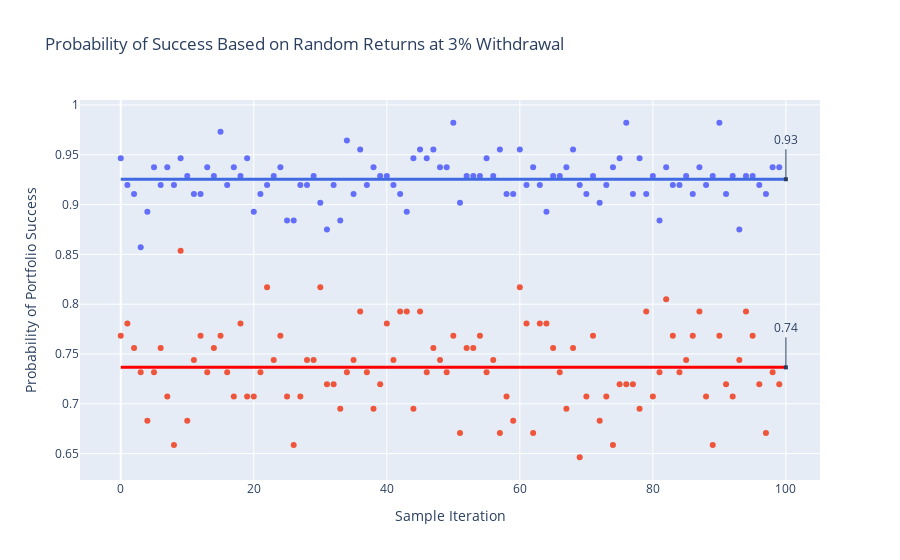

The notebook cell this image was saved under:
### Code cell
fig = go.Figure()
fig.add_trace(go.Scatter(x=np.arange(100), y=prob_rand_30_3, mode='markers', name='30-yr random'))
fig.add_trace(go.Scatter(x=np.arange(100), y=prob_rand_60_3, mode='markers', name='60-yr random'))
fig.add_shape(
        go.layout.Shape(type="line", x0=0, y0=mean(prob_rand_30_3), x1=100, y1=mean(prob_rand_30_3), line=dict(
                color="RoyalBlue",
                width=3
            )))
fig.add_shape(
        go.layout.Shape(type="line", x0=0, y0=mean(prob_rand_60_3), x1=100, y1=mean(prob_rand_60_3), line=dict(
                color="Red",
                width=3
            )))
fig.update_layout(
    showlegend=False,
    annotations=[
        go.layout.Annotation(
            x=100,
            y=mean(prob_rand_30_3),
            xref="x",
            yref="y",
            text=round(mean(prob_rand_30_3),2),
            showarrow=True,
            arrowhead=7,
            ax=0,
            ay=-40
        ),
        go.layout.Annotation(
            x=100,
            y=mean(prob_rand_60_3),
            xref="x",
            yref="y",
            text=round(mean(prob_rand_60_3),2),
            showarrow=True,
            arrowhead=7,
            ax=0,
            ay=-40
        )
    ]
)
fig.update_layout(title='Probability of Success Based on Random Returns at 3% Withdrawal',
                   xaxis_title='Sample Iteration',
                   yaxis_title='Probability of Portfolio Success')
fig.show()
fig.write_image('images/portfolio_success_random_3pct.png')

### Figure 1 — Plotly figure (JSON) as saved in the notebook; plotly's stock layout.template omitted (floating-point values rounded to 4 significant figures)
{"data": [{"mode": "markers", "name": "30-yr random", "type": "scatter", "x": [0, 1, 2, 3, 4, 5, 6, 7, 8, 9, 10, 11, 12, 13, 14, 15, 16, 17, 18, 19, 20, 21, 22, 23, 24, 25, 26, 27, 28, 29, 30, 31, 32, 33, 34, 35, 36, 37, 38, 39, 40, 41, 42, 43, 44, 45, 46, 47, 48, 49, 50, 51, 52, 53, 54, 55, 56, 57, 58, 59, 60, 61, 62, 63, 64, 65, 66, 67, 68, 69, 70, 71, 72, 73, 74, 75, 76, 77, 78, 79, 80, 81, 82, 83, 84, 85, 86, 87, 88, 89, 90, 91, 92, 93, 94, 95, 96, 97, 98, 99], "y": [0.9464, 0.9196, 0.9107, 0.8571, 0.8929, 0.9375, 0.9196, 0.9375, 0.9196, 0.9464, 0.9286, 0.9107, 0.9107, 0.9375, 0.9286, 0.9732, 0.9196, 0.9375, 0.9286, 0.9464, 0.8929, 0.9107, 0.9196, 0.9286, 0.9375, 0.8839, 0.8839, 0.9196, 0.9196, 0.9286, 0.9018, 0.875, 0.9196, 0.8839, 0.9643, 0.9107, 0.9554, 0.9196, 0.9375, 0.9286, 0.9286, 0.9196, 0.9107, 0.8929, 0.9464, 0.9554, 0.9464, 0.9554, 0.9375, 0.9375, 0.9821, 0.9018, 0.9286, 0.9286, 0.9286, 0.9464, 0.9286, 0.9554, 0.9107, 0.9107, 0.9554, 0.9196, 0.9375, 0.9196, 0.8929, 0.9286, 0.9286, 0.9375, 0.9554, 0.9196, 0.9107, 0.9286, 0.9018, 0.9196, 0.9375, 0.9464, 0.9821, 0.9107, 0.9464, 0.9107, 0.9286, 0.8839, 0.9375, 0.9196, 0.9196, 0.9286, 0.9107, 0.9375, 0.9196, 0.9286, 0.9821, 0.9107, 0.9286, 0.875, 0.9286, 0.9286, 0.9196, 0.9107, 0.9375, 0.9375]}, {"mode": "markers", "name": "60-yr random", "type": "scatter", "x": [0, 1, 2, 3, 4, 5, 6, 7, 8, 9, 10, 11, 12, 13, 14, 15, 16, 17, 18, 19, 20, 21, 22, 23, 24, 25, 26, 27, 28, 29, 30, 31, 32, 33, 34, 35, 36, 37, 38, 39, 40, 41, 42, 43, 44, 45, 46, 47, 48, 49, 50, 51, 52, 53, 54, 55, 56, 57, 58, 59, 60, 61, 62, 63, 64, 65, 66, 67, 68, 69, 70, 71, 72, 73, 74, 75, 76, 77, 78, 79, 80, 81, 82, 83, 84, 85, 86, 87, 88, 89, 90, 91, 92, 93, 94, 95, 96, 97, 98, 99], "y": [0.7683, 0.7805, 0.7561, 0.7317, 0.6829, 0.7317, 0.7561, 0.7073, 0.6585, 0.8537, 0.6829, 0.7439, 0.7683, 0.7317, 0.7561, 0.7683, 0.7317, 0.7073, 0.7805, 0.7073, 0.7073, 0.7317, 0.8171, 0.7439, 0.7683, 0.7073, 0.6585, 0.7073, 0.7439, 0.7439, 0.8171, 0.7195, 0.7195, 0.6951, 0.7317, 0.7439, 0.7927, 0.7317, 0.6951, 0.7195, 0.7805, 0.7439, 0.7927, 0.7927, 0.6951, 0.7927, 0.7317, 0.7561, 0.7439, 0.7317, 0.7683, 0.6707, 0.7561, 0.7561, 0.7683, 0.7317, 0.7439, 0.6707, 0.7073, 0.6829, 0.8171, 0.7805, 0.6707, 0.7805, 0.7805, 0.7561, 0.7317, 0.6951, 0.7561, 0.6463, 0.7073, 0.7683, 0.6829, 0.7073, 0.6585, 0.7195, 0.7195, 0.7195, 0.6951, 0.7927, 0.7073, 0.7317, 0.8049, 0.7683, 0.7317, 0.7439, 0.7683, 0.7927, 0.7073, 0.6585, 0.7683, 0.7195, 0.7073, 0.7439, 0.7927, 0.7683, 0.7195, 0.6707, 0.7317, 0.7195]}], "layout": {"annotations": [{"arrowhead": 7, "ax": 0, "ay": -40, "showarrow": true, "text": "0.93", "x": 100, "xref": "x", "y": 0.9254, "yref": "y"}, {"arrowhead": 7, "ax": 0, "ay": -40, "showarrow": true, "text": "0.74", "x": 100, "xref": "x", "y": 0.7366, "yref": "y"}], "shapes": [{"line": {"color": "RoyalBlue", "width": 3}, "type": "line", "x0": 0, "x1": 100, "y0": 0.9254, "y1": 0.9254}, {"line": {"color": "Red", "width": 3}, "type": "line", "x0": 0, "x1": 100, "y0": 0.7366, "y1": 0.7366}], "showlegend": false, "title": {"text": "Probability of Success Based on Random Returns at 3% Withdrawal"}, "xaxis": {"title": {"text": "Sample Iteration"}}, "yaxis": {"title": {"text": "Probability of Portfolio Success"}}}}
